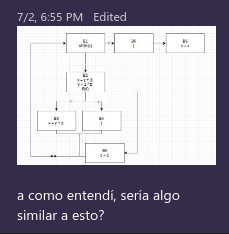
#> input picture class_exercises/python-approach/similar_original.png, 229 x 234 px, given in place of mina_cortada.png, which was not available
$ python shifting.py
#> lines starting #> are read from the running program, lines starting #| are printed output that depends on the picture; pictures that were not available may be replaced by others from this repository, and a replacement may not be noted
#> further down, img is the input picture: shape (234, 229, 3); mean B, G, R 165.6, 152.2, 156.4
### class_exercises/python-approach/ap_0/grey_conversion.py
import numpy as np
import math
import cv2 as cv
import pysnooper
import utils
import normalize

#PIXEL[row][column]
# print(img[0][0])

# RGB Red Green Blue
# OPENCV retrieves Blue Green Red
#RED VALUE
# print(img[0,0,2])

# Grey Conversion formula
# G = fr*R + fg*G + fb*B
# Pregunta: ¿siempre se hace un floor o se hace un redondeo de acuerdo al decimal?
# Siempre se trunca el valor para que no salga de los límites.
def convert_to_greyscale(image):
  grey_matrix = []
  red_freq = 1/3
  green_freq = 1/3
  blue_freq = 1/3
  for i, row in enumerate(image):
    row_pixels = list(map(lambda pixel: math.trunc(blue_freq*pixel[0] + green_freq*pixel[1] + red_freq*pixel[2]),row))
    grey_matrix.append(row_pixels)
#> after the loop, grey_matrix = 234 items
  greyscale = np.array(grey_matrix)
  greyscale = normalize.normal(greyscale, 'greyscale_normalized.txt')
  return greyscale

# [7 lines left out: function main, not called in this run]

# [2 lines that do not run on import are left out]

### class_exercises/python-approach/ap_0/normalize.py
import numpy as np
import math
import utils

def normal(matrix,name_matrix):
#> called with name_matrix = 'greyscale_normalized.txt'
  max_value = matrix.max()
#> max_value = 255
  min_value = matrix.min()
#> min_value = 6
  if min_value < 0:
    new_matrix = down_to_up(matrix,min_value)
    utils.print_matrix(name_matrix,new_matrix)
    return normal(new_matrix,name_matrix)
  elif max_value > 255:
    new_matrix = up_to_down(matrix,max_value)
    utils.print_matrix(name_matrix,new_matrix)
    return normal(new_matrix,name_matrix)
  else:
    return matrix

# [19 lines left out: functions up_to_down, down_to_up, not called in this run]

### class_exercises/python-approach/ap_0/utils.py
import json
import csv

def save_matrix(name: str, dictionary):
  with open(name,'w') as json_file:
    json.dump(dictionary,json_file, indent=2)

# [8 lines left out: function print_matrix_txt, not called in this run]

def print_matrix(name: str, matrix):
  with open(name, mode= 'w') as f:
    writer = csv.writer(f, delimiter=',', quotechar='"', quoting=csv.QUOTE_MINIMAL)

    for row in matrix:
      writer.writerow(row)
    f.close()

# Print matrix to csv

"""
Optional: extra_constraint can receive an array of two elements,
the minimum value and the maximum value like: [0,2]
"""
# [16 lines left out: function input_normalized, not called in this run]

"""
points in image
--------------
|            |
|  a    b    |
|            |
|  c    d    |
|            |
--------------
"""
# [15 lines left out: function choose_image_section, not called in this run]

### class_exercises/python-approach/ap_0/shifting.py
import numpy as np
from scipy import stats
import cv2 as cv
import math
import grey_conversion as grey_cv
import utils
import normalize
import pysnooper

def horizontal_shifting(image):
  # Primero tiene que ver hacia donde va la luminosidad
  """
  max_values = np.amax(image, axis=1)
  indexes_maxs = []
  for i in max_values:
    indexes_maxs.append(np.where(image == i)[1][0])
  most_repeated_index = stats.mode(indexes_maxs)[0]
  dist = []k
  for i in image:
  """
  # la luminosidad esta hacia el lado donde el index de donde se encontraron los mayores valores estan
  # Pregunta: Se toma en cuenta cada una de las rows? o solo la de arriba y la de abajo, o solo la de arriba
  # lo que hice fue tomar el gradiente,
  # hay que hacer la matriz al reves primero, si se tiene que hacer de izquierda a derecha
  gradient = []
  for i,pixel in enumerate(image[0]):
    if i == len(image[0]) - 1:
      pass
    else:
      gradient.append(image[0][i+1]/ pixel)
#> this loop made 229 passes
#> pixel on passes 1 to 3: 47, 54, 56
#> after the loop, gradient = 228 values, max 1.15 at index 0, min 1 at index 2, mean 1
  min_gradient_value = np.where(gradient == np.amin(gradient))[0][0]
#> min_gradient_value = 2
  ## obtener el numero de columna que va a ser el pivote
  print(min_gradient_value)
#| 2
  print(f"longitud imagen: {len(image[0]) - 1}")
#| longitud imagen: 228
  half_image_index = math.trunc(len(image[0])/2)
#> half_image_index = 114
  print(half_image_index)
#| 114
  pivot_column = []
  pivot_index = 0
  #if image[:,min_gradient_value+1:] is not None:
  if min_gradient_value < half_image_index:
    pivot_column = image[:,min_gradient_value+1:]
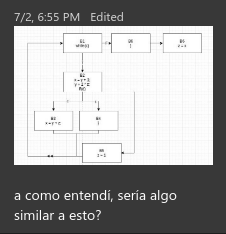
#> pivot_column: shape (234, 226) int64; min 6, max 255, mean 158.9
    #pivot_index = min_gradient_value + 1
    pivot_index = 0
  else:
    pivot_column = image[:,min_gradient_value-1:]
    #pivot_index = min_gradient_value - 1
    pivot_index = len(image[0]) - 1

  print("Columna pivote")
  print(pivot_column)
#> (printed output is left out)

  print("Index pivote")
  print(pivot_index)
  shifted_matrix = image
  new_matrix = []
  # flip los valores de luminosidad
  if pivot_index == len(image[0]) - 1:
    iterable = np.flipud(shifted_matrix.T)
    for j,column in enumerate(iterable):
      new_column = np.zeros(len(iterable[0]))
      if pivot_index != 0:
        new_column= iterable[j]
      else:
        for i,pixel in enumerate(column):
          new_value = math.trunc(new_matrix[j-1][i]*iterable[j-1][i]/pixel)
          new_column[i] = new_value
      new_matrix.append(new_column)
  else:
    print("Entro a esta iteracion")
    #iterable = np.flipud(shifted_matrix.T)
    #iterable = np.fliplr(iterable)
    iterable = np.fliplr(shifted_matrix.T)
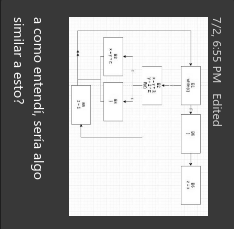
#> iterable: shape (229, 234) int64; min 6, max 255, mean 157.6
    utils.print_matrix('iteracion.txt',iterable)
    for j,column in enumerate(iterable):
      new_column = np.zeros(len(iterable[0]))
      if pivot_index == 0:
        new_column = iterable[len(iterable) - 1]
        pivot_index = None
      else:
        for i,pixel in enumerate(column):
          new_value = math.trunc(new_matrix[j-1][i]*iterable[j-1][i]/pixel)
          new_column[i] = new_value
      new_matrix.append(new_column)
#> after the loop, new_matrix = 229 items

  new_matrix = np.array(new_matrix)
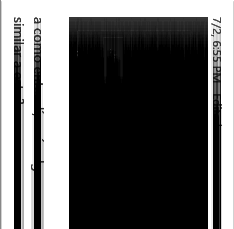
#> new_matrix: shape (229, 234) float64; min 0, max 56, mean 21; drawn with min black and max white
  new_matrix = np.fliplr(new_matrix.T)
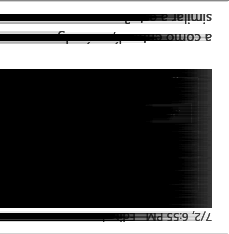
#> new_matrix: shape (234, 229) float64; min 0, max 56, mean 21; drawn with min black and max white
  utils.print_matrix('shifted.txt',new_matrix)
  new_matrix = normalize.normal(new_matrix,'shifted_normalized.txt')
  return new_matrix

img = cv.imread('mina_cortada.png')
grey_img = grey_cv.convert_to_greyscale(img)
#choosen_type = utils.input_normalized("Elige el tipo de Shifting : 1) Horizontal, 2) Vertical",[1,2])
choosen_type = 1
#grey_img = np.array( [[34,76,128,167],[56,88,136,175],[79,96,145,188],[91,121,167,194]] )
shifted_img = []
img_name = ""
if choosen_type == 1:
  shifted_img = horizontal_shifting(grey_img)
  img_name = f"mina_shifted_horizontal.png"
elif choosen_type == 2:
  shifted_img = vertical_shifting(grey_img)
  img_name = f"mina_shifted_vertical.png"

#print(img_name)
cv.imwrite(img_name,shifted_img)
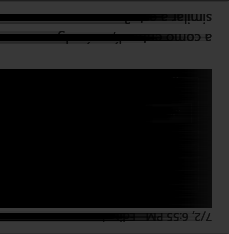
#> saved as mina_shifted_horizontal.png: shape (234, 229); min 0, max 56, mean 21
